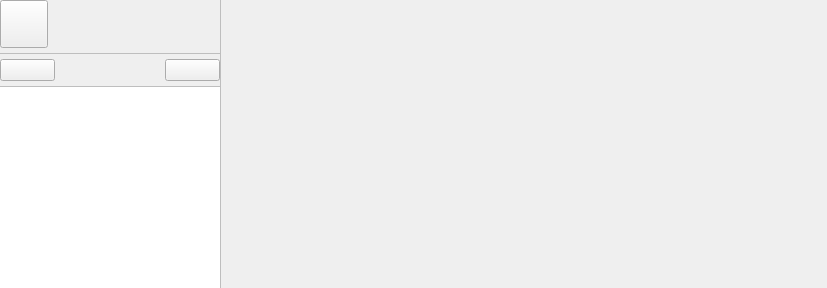
<?xml version="1.0" encoding="UTF-8"?>
<ui version="4.0">
 <class>SeekBar</class>
 <widget class="QWidget" name="SeekBar">
  <property name="geometry">
   <rect>
    <x>0</x>
    <y>0</y>
    <width>827</width>
    <height>288</height>
   </rect>
  </property>
  <layout class="QHBoxLayout" name="horizontalLayout">
   <property name="spacing">
    <number>0</number>
   </property>
   <property name="leftMargin">
    <number>0</number>
   </property>
   <property name="topMargin">
    <number>0</number>
   </property>
   <property name="rightMargin">
    <number>0</number>
   </property>
   <property name="bottomMargin">
    <number>0</number>
   </property>
   <item>
    <widget class="QWidget" name="timelineControls" native="true">
     <property name="minimumSize">
      <size>
       <width>220</width>
       <height>0</height>
      </size>
     </property>
     <property name="maximumSize">
      <size>
       <width>220</width>
       <height>16777215</height>
      </size>
     </property>
     <layout class="QVBoxLayout" name="playButtonLayout">
      <property name="spacing">
       <number>0</number>
      </property>
      <property name="leftMargin">
       <number>0</number>
      </property>
      <property name="topMargin">
       <number>0</number>
      </property>
      <property name="rightMargin">
       <number>0</number>
      </property>
      <property name="bottomMargin">
       <number>0</number>
      </property>
      <item>
       <widget class="QWidget" name="baseTimelineControls" native="true">
        <layout class="QVBoxLayout" name="frameLayout">
         <property name="spacing">
          <number>5</number>
         </property>
         <property name="leftMargin">
          <number>0</number>
         </property>
         <property name="topMargin">
          <number>0</number>
         </property>
         <property name="rightMargin">
          <number>0</number>
         </property>
         <property name="bottomMargin">
          <number>0</number>
         </property>
         <item alignment="Qt::AlignTop">
          <widget class="QWidget" name="playbackControlWidget" native="true">
           <property name="minimumSize">
            <size>
             <width>0</width>
             <height>48</height>
            </size>
           </property>
           <property name="maximumSize">
            <size>
             <width>16777215</width>
             <height>48</height>
            </size>
           </property>
           <layout class="QHBoxLayout" name="playBtnLayout" stretch="0,0,0">
            <property name="spacing">
             <number>0</number>
            </property>
            <property name="leftMargin">
             <number>0</number>
            </property>
            <property name="topMargin">
             <number>0</number>
            </property>
            <property name="rightMargin">
             <number>0</number>
            </property>
            <property name="bottomMargin">
             <number>0</number>
            </property>
            <item>
             <widget class="QPushButton" name="playButton">
              <property name="minimumSize">
               <size>
                <width>48</width>
                <height>48</height>
               </size>
              </property>
              <property name="maximumSize">
               <size>
                <width>48</width>
                <height>48</height>
               </size>
              </property>
              <property name="focusPolicy">
               <enum>Qt::TabFocus</enum>
              </property>
              <property name="text">
               <string/>
              </property>
              <property name="icon">
               <iconset resource="../../../libvideostitch-gui/libvideostitch-gui.qrc">
                <normaloff>:/assets/images/pause.png</normaloff>
                <normalon>:/assets/images/play.png</normalon>:/assets/images/pause.png</iconset>
              </property>
              <property name="iconSize">
               <size>
                <width>24</width>
                <height>24</height>
               </size>
              </property>
              <property name="checkable">
               <bool>true</bool>
              </property>
              <property name="checked">
               <bool>false</bool>
              </property>
              <property name="flat">
               <bool>false</bool>
              </property>
             </widget>
            </item>
            <item>
             <widget class="TimeWidget" name="currentFrameWidget" native="true">
              <property name="minimumSize">
               <size>
                <width>0</width>
                <height>48</height>
               </size>
              </property>
              <property name="maximumSize">
               <size>
                <width>16777215</width>
                <height>48</height>
               </size>
              </property>
              <property name="locale">
               <locale language="English" country="UnitedStates"/>
              </property>
             </widget>
            </item>
            <item>
             <spacer name="horizontalSpacer_2">
              <property name="orientation">
               <enum>Qt::Horizontal</enum>
              </property>
              <property name="sizeType">
               <enum>QSizePolicy::Fixed</enum>
              </property>
              <property name="sizeHint" stdset="0">
               <size>
                <width>48</width>
                <height>20</height>
               </size>
              </property>
             </spacer>
            </item>
           </layout>
          </widget>
         </item>
         <item>
          <widget class="Line" name="line_h1">
           <property name="enabled">
            <bool>false</bool>
           </property>
           <property name="minimumSize">
            <size>
             <width>0</width>
             <height>1</height>
            </size>
           </property>
           <property name="maximumSize">
            <size>
             <width>16777215</width>
             <height>1</height>
            </size>
           </property>
           <property name="frameShadow">
            <enum>QFrame::Plain</enum>
           </property>
           <property name="orientation">
            <enum>Qt::Horizontal</enum>
           </property>
          </widget>
         </item>
         <item>
          <widget class="QWidget" name="inOutPointWidget" native="true">
           <property name="sizePolicy">
            <sizepolicy hsizetype="Preferred" vsizetype="Fixed">
             <horstretch>0</horstretch>
             <verstretch>0</verstretch>
            </sizepolicy>
           </property>
           <property name="minimumSize">
            <size>
             <width>0</width>
             <height>0</height>
            </size>
           </property>
           <property name="maximumSize">
            <size>
             <width>16777215</width>
             <height>16777215</height>
            </size>
           </property>
           <layout class="QHBoxLayout" name="entryPointLayout">
            <property name="spacing">
             <number>0</number>
            </property>
            <property name="leftMargin">
             <number>0</number>
            </property>
            <property name="topMargin">
             <number>0</number>
            </property>
            <property name="rightMargin">
             <number>0</number>
            </property>
            <property name="bottomMargin">
             <number>0</number>
            </property>
            <item>
             <widget class="QWidget" name="startButtonWidget" native="true">
              <property name="sizePolicy">
               <sizepolicy hsizetype="Preferred" vsizetype="Preferred">
                <horstretch>0</horstretch>
                <verstretch>0</verstretch>
               </sizepolicy>
              </property>
              <layout class="QHBoxLayout" name="horizontalLayout_4">
               <property name="spacing">
                <number>0</number>
               </property>
               <property name="sizeConstraint">
                <enum>QLayout::SetMinimumSize</enum>
               </property>
               <property name="leftMargin">
                <number>0</number>
               </property>
               <property name="topMargin">
                <number>0</number>
               </property>
               <property name="rightMargin">
                <number>0</number>
               </property>
               <property name="bottomMargin">
                <number>0</number>
               </property>
               <item>
                <widget class="QPushButton" name="toStartButton">
                 <property name="sizePolicy">
                  <sizepolicy hsizetype="Preferred" vsizetype="Preferred">
                   <horstretch>0</horstretch>
                   <verstretch>0</verstretch>
                  </sizepolicy>
                 </property>
                 <property name="minimumSize">
                  <size>
                   <width>0</width>
                   <height>0</height>
                  </size>
                 </property>
                 <property name="maximumSize">
                  <size>
                   <width>16777215</width>
                   <height>16777215</height>
                  </size>
                 </property>
                 <property name="focusPolicy">
                  <enum>Qt::TabFocus</enum>
                 </property>
                 <property name="toolTip">
                  <string>Set the first frame of your working area here</string>
                 </property>
                 <property name="text">
                  <string/>
                 </property>
                 <property name="icon">
                  <iconset resource="../../../libvideostitch-gui/libvideostitch-gui.qrc">
                   <normaloff>:/assets/images/stepbwd.png</normaloff>:/assets/images/stepbwd.png</iconset>
                 </property>
                 <property name="flat">
                  <bool>false</bool>
                 </property>
                </widget>
               </item>
               <item alignment="Qt::AlignLeft">
                <widget class="TimeWidget" name="firstFrameWidget" native="true">
                 <property name="sizePolicy">
                  <sizepolicy hsizetype="Preferred" vsizetype="Preferred">
                   <horstretch>0</horstretch>
                   <verstretch>0</verstretch>
                  </sizepolicy>
                 </property>
                 <property name="minimumSize">
                  <size>
                   <width>0</width>
                   <height>0</height>
                  </size>
                 </property>
                 <property name="toolTip">
                  <string/>
                 </property>
                 <property name="locale">
                  <locale language="English" country="UnitedStates"/>
                 </property>
                </widget>
               </item>
              </layout>
             </widget>
            </item>
            <item>
             <widget class="QWidget" name="stopButtonWidget" native="true">
              <property name="sizePolicy">
               <sizepolicy hsizetype="Preferred" vsizetype="Preferred">
                <horstretch>0</horstretch>
                <verstretch>0</verstretch>
               </sizepolicy>
              </property>
              <layout class="QHBoxLayout" name="horizontalLayout_5">
               <property name="spacing">
                <number>0</number>
               </property>
               <property name="sizeConstraint">
                <enum>QLayout::SetMinimumSize</enum>
               </property>
               <property name="leftMargin">
                <number>0</number>
               </property>
               <property name="topMargin">
                <number>0</number>
               </property>
               <property name="rightMargin">
                <number>0</number>
               </property>
               <property name="bottomMargin">
                <number>0</number>
               </property>
               <item alignment="Qt::AlignRight">
                <widget class="TimeWidget" name="lastFrameWidget" native="true">
                 <property name="sizePolicy">
                  <sizepolicy hsizetype="Preferred" vsizetype="Preferred">
                   <horstretch>0</horstretch>
                   <verstretch>0</verstretch>
                  </sizepolicy>
                 </property>
                 <property name="minimumSize">
                  <size>
                   <width>0</width>
                   <height>0</height>
                  </size>
                 </property>
                 <property name="toolTip">
                  <string/>
                 </property>
                </widget>
               </item>
               <item>
                <widget class="QPushButton" name="toStopButton">
                 <property name="sizePolicy">
                  <sizepolicy hsizetype="Preferred" vsizetype="Preferred">
                   <horstretch>0</horstretch>
                   <verstretch>0</verstretch>
                  </sizepolicy>
                 </property>
                 <property name="minimumSize">
                  <size>
                   <width>0</width>
                   <height>0</height>
                  </size>
                 </property>
                 <property name="maximumSize">
                  <size>
                   <width>16777215</width>
                   <height>16777215</height>
                  </size>
                 </property>
                 <property name="focusPolicy">
                  <enum>Qt::TabFocus</enum>
                 </property>
                 <property name="toolTip">
                  <string>Set the last frame of your working area here</string>
                 </property>
                 <property name="text">
                  <string/>
                 </property>
                 <property name="icon">
                  <iconset resource="../../../libvideostitch-gui/libvideostitch-gui.qrc">
                   <normaloff>:/assets/images/stepfwd.png</normaloff>:/assets/images/stepfwd.png</iconset>
                 </property>
                 <property name="flat">
                  <bool>false</bool>
                 </property>
                </widget>
               </item>
              </layout>
             </widget>
            </item>
           </layout>
          </widget>
         </item>
         <item>
          <widget class="Line" name="line_h2">
           <property name="enabled">
            <bool>false</bool>
           </property>
           <property name="minimumSize">
            <size>
             <width>0</width>
             <height>1</height>
            </size>
           </property>
           <property name="maximumSize">
            <size>
             <width>16777215</width>
             <height>1</height>
            </size>
           </property>
           <property name="frameShadow">
            <enum>QFrame::Plain</enum>
           </property>
           <property name="orientation">
            <enum>Qt::Horizontal</enum>
           </property>
          </widget>
         </item>
        </layout>
       </widget>
      </item>
      <item>
       <widget class="CurvesTreeWidget" name="curvesTree">
        <property name="focusPolicy">
         <enum>Qt::NoFocus</enum>
        </property>
        <property name="frameShape">
         <enum>QFrame::NoFrame</enum>
        </property>
        <property name="frameShadow">
         <enum>QFrame::Plain</enum>
        </property>
        <property name="selectionMode">
         <enum>QAbstractItemView::MultiSelection</enum>
        </property>
        <property name="animated">
         <bool>true</bool>
        </property>
        <property name="headerHidden">
         <bool>true</bool>
        </property>
        <column>
         <property name="text">
          <string notr="true">1</string>
         </property>
        </column>
       </widget>
      </item>
     </layout>
    </widget>
   </item>
   <item>
    <widget class="Line" name="line_v1">
     <property name="enabled">
      <bool>false</bool>
     </property>
     <property name="minimumSize">
      <size>
       <width>1</width>
       <height>0</height>
      </size>
     </property>
     <property name="maximumSize">
      <size>
       <width>1</width>
       <height>16777215</height>
      </size>
     </property>
     <property name="frameShadow">
      <enum>QFrame::Plain</enum>
     </property>
     <property name="orientation">
      <enum>Qt::Vertical</enum>
     </property>
    </widget>
   </item>
   <item>
    <widget class="TimelineContainer" name="extendedTimelineContainer" native="true"/>
   </item>
  </layout>
 </widget>
 <customwidgets>
  <customwidget>
   <class>CurvesTreeWidget</class>
   <extends>QTreeWidget</extends>
   <header>../src/widgets/curvestreewidget.hpp</header>
  </customwidget>
  <customwidget>
   <class>TimelineContainer</class>
   <extends>QWidget</extends>
   <header>../src/widgets/timeline/timelinecontainer.hpp</header>
   <container>1</container>
  </customwidget>
  <customwidget>
   <class>TimeWidget</class>
   <extends>QWidget</extends>
   <header>libvideostitch-gui/widgets/timewidget.hpp</header>
   <container>1</container>
  </customwidget>
 </customwidgets>
 <resources>
  <include location="../../../libvideostitch-gui/libvideostitch-gui.qrc"/>
 </resources>
 <connections/>
</ui>
